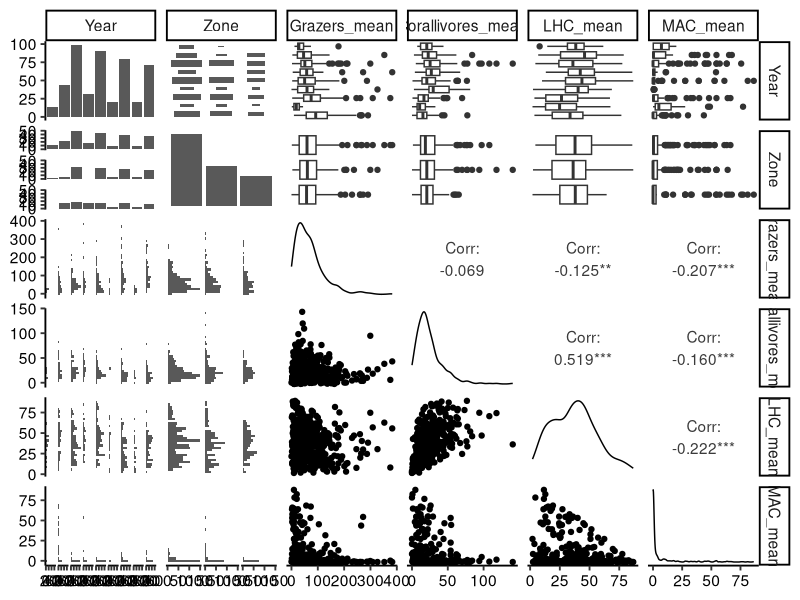

Generate this figure with R: (Note: this script raises an error after producing the figure.)
#Checking working directory
getwd()

# Loading packages
library(tidyverse)
library(GGally)
library(nlme)
library(lmtest)

# Setting ggplot theme
deftheme <- theme_classic(base_size = 14) + 
  theme(axis.text = element_text(color = "black"),
        legend.position = "right") 
theme_set(deftheme)

# Loading datasets
GBR_Sites_Processed_2004 <- read.csv("./Data/Processed/data.gov.au_fish_benthos_GBR_sites_2004_processed.csv")
GBR_Sites_Processed_1999 <- read.csv("./Data/Processed/data.gov.au_fish_benthos_GBR_sites_1999_processed.csv")

#Looking at column names; changing Year to a factor
colnames(GBR_Sites_Processed_2004)
str(GBR_Sites_Processed_2004)
GBR_Sites_Processed_2004$Year <- as.factor(GBR_Sites_Processed_2004$Year)

#Examining normality of dependent variable (LHC_mean)
#######Is this sufficient to test for normality?
ggpairs(GBR_Sites_Processed_2004, columns = c(1, 3, 7:8, 11, 12))

#Testing for equal variances
##All population variances are equal
bartlett.test(GBR_Sites_Processed_2004$LHC_mean ~ GBR_Sites_Processed_2004$Year)


##All population variances are not equal
bartlett.test(GBR_Sites_Processed_2004$LHC_mean ~ GBR_Sites_Processed_2004$Zone)

########Continuing with model -- ANCOVA robust to departures from equal variance?

#Model selection
#Take out year?
LHC_mixed_1 <- lme(data = GBR_Sites_Processed_2004, LHC_mean ~ Year + Zone + Grazers_mean + 
                   Corallivores_mean + MAC_mean, random = ~1|Site)

summary(LHC_mixed_1)
rsquared(LHC_mixed_1)
AIC(LHC_mixed_1)

LHC_mixed_2 <- update(LHC_mixed_1, .~.-Zone)

summary(LHC_mixed_2)
rsquared(LHC_mixed_2)
AIC(LHC_mixed_2)

LHC_mixed_3 <- update(LHC_mixed_2, .~.-Grazers_mean)

summary(LHC_mixed_3)
rsquared(LHC_mixed_3)
AIC(LHC_mixed_3)

LHC_mixed_4 <- update(LHC_mixed_3, .~.-MAC)

summary(LHC_mixed_4)
rsquared(LHC_mixed_4)
AIC(LHC_mixed_4)

#Likelihood ratio test to 
lrtest(LHC_mixed_1, LHC_mixed_2)
lrtest(LHC_mixed_1, LHC_mixed_3)
lrtest(LHC_mixed_1, LHC_mixed_4)

#Checking model fit with residuals vs. fitted plot
#The line is approximately at zero and the points are evenly distributed around it; 
#no drastic asymmetry
plot(LHC_mixed_1)

#Plotting analysis results
######ablines?
ggplot(GBR_Sites_Processed_2004) + 
  aes(y = LHC_mean, color = MAC_mean, x = Corallivores_mean) +
  geom_point() +
  ylim(0, 100) +
  facet_grid(Year ~ Zone)

ggplot(GBR_Sites_Processed_2004) + 
  aes(y = LHC_mean, color = MAC_mean, x = Grazers_mean) +
  geom_point() +
  ylim(0, 100) +
  facet_grid(Year ~ Zone)

